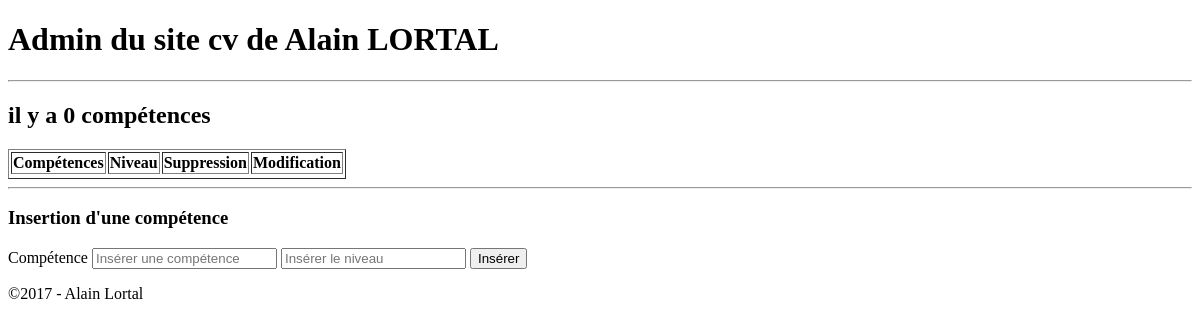
/competences.php, run on an earlier commit of the app's database.
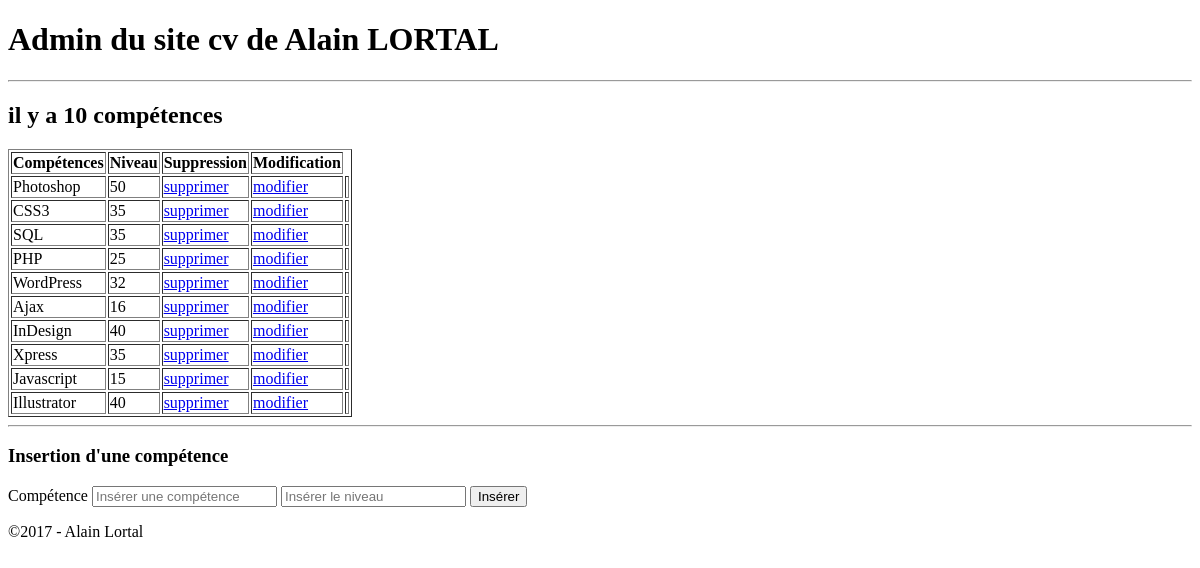
And on a later commit of the database.
### tables this page shows
CREATE TABLE `t_competences` (
  `id_competence` int(3) NOT NULL,
  `competence` varchar(30) NOT NULL,
  `c_niveau` int(3) NOT NULL,
  `utilisateur_id` int(3) NOT NULL
);

### competences.php (the view, shortened to what this page needs)
 <?php require 'connexion.php'; ?>
<!Doctype html>
<html lang="fr">
<head>
	<?php
		$sql = $pdoCV -> query("SELECT * FROM t_utilisateurs WHERE id_utilisateur = '1' ");
		$ligne_utilisateur = $sql -> fetch(PDO::FETCH_ASSOC);
	?>
</head>
<html>
	<body>
		<h1>Admin du site cv de <?php echo($ligne_utilisateur['prenom'].' '.$ligne_utilisateur['nom']); ?></h1>
		<hr>
		<?php
				$sql = $pdoCV->prepare("SELECT * FROM t_competences WHERE utilisateur_id='1'");
				$sql->execute();
				$nbr_competences = $sql->rowCount();
		?>
		<h2> il y a <?php echo $nbr_competences; ?> compétences</h2>
		<table border="1">
			<tr>
				<th>Compétences</th>
				<th>Niveau</th>
				<th>Suppression</th>
				<th>Modification</th>
			</tr>
			<tr>
				<?php while ($ligne_competence = $sql->fetch()){ ?>
				<td><?php echo $ligne_competence['competence']; ?></td>
				<td><?php echo $ligne_competence['c_niveau']; ?></td>
				<td><a href="competences.php?id_competence=<?php echo $ligne_competence['id_competence']; ?> ">supprimer</a></td>
				<td><a href="modif_competence.php?id_competence=<?php echo $ligne_competence['id_competence']; ?> ">modifier</a></td>
				<td></td>
			</tr>
			<?php } ?>
		</table>
		<hr>
		<h3>Insertion d'une compétence</h3>
		<form action="competences.php" method="post">
			<label for="competence">Compétence</label>
			<input type="text" name="competence" id="competence" placeholder="Insérer une compétence">
			<input type="text" name="c_niveau" id="c_niveau" placeholder="Insérer le niveau">
			<input type="submit" value="Insérer">
		</form>
		<?php include('inc/footer.php');?>
	</body>
</html>

What changed in the data, as far as the page shows it:
added t_competences: competence "Photoshop", c_niveau "50"
added t_competences: competence "CSS3", c_niveau "35"
added t_competences: competence "SQL", c_niveau "35"
added t_competences: competence "PHP", c_niveau "25"
added t_competences: competence "WordPress", c_niveau "32"
added t_competences: competence "Ajax", c_niveau "16"
added t_competences: competence "InDesign", c_niveau "40"
added t_competences: competence "Xpress", c_niveau "35"
added t_competences: competence "Javascript", c_niveau "15"
added t_competences: competence "Illustrator", c_niveau "40"
Also different on the page:
$nbr_competences: "0" → "10"
